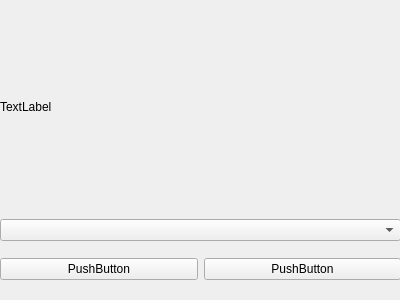
<?xml version="1.0" encoding="UTF-8"?>
<ui version="4.0">
 <class>Form</class>
 <widget class="QWidget" name="Form">
  <property name="geometry">
   <rect>
    <x>0</x>
    <y>0</y>
    <width>400</width>
    <height>300</height>
   </rect>
  </property>
  <property name="windowTitle">
   <string>Form</string>
  </property>
  <widget class="QWidget" name="horizontalLayoutWidget">
   <property name="geometry">
    <rect>
     <x>0</x>
     <y>239</y>
     <width>401</width>
     <height>61</height>
    </rect>
   </property>
   <layout class="QHBoxLayout" name="horizontalLayout">
    <item>
     <widget class="QPushButton" name="back_btn">
      <property name="text">
       <string>PushButton</string>
      </property>
     </widget>
    </item>
    <item>
     <widget class="QPushButton" name="go_btn">
      <property name="text">
       <string>PushButton</string>
      </property>
     </widget>
    </item>
   </layout>
  </widget>
  <widget class="QWidget" name="gridLayoutWidget">
   <property name="geometry">
    <rect>
     <x>0</x>
     <y>0</y>
     <width>401</width>
     <height>241</height>
    </rect>
   </property>
   <layout class="QGridLayout" name="gridLayout">
    <item row="1" column="0">
     <widget class="QComboBox" name="student_class_combo"/>
    </item>
    <item row="0" column="0">
     <widget class="QLabel" name="student_class_lbl">
      <property name="text">
       <string>TextLabel</string>
      </property>
     </widget>
    </item>
   </layout>
  </widget>
 </widget>
 <resources/>
 <connections/>
</ui>
